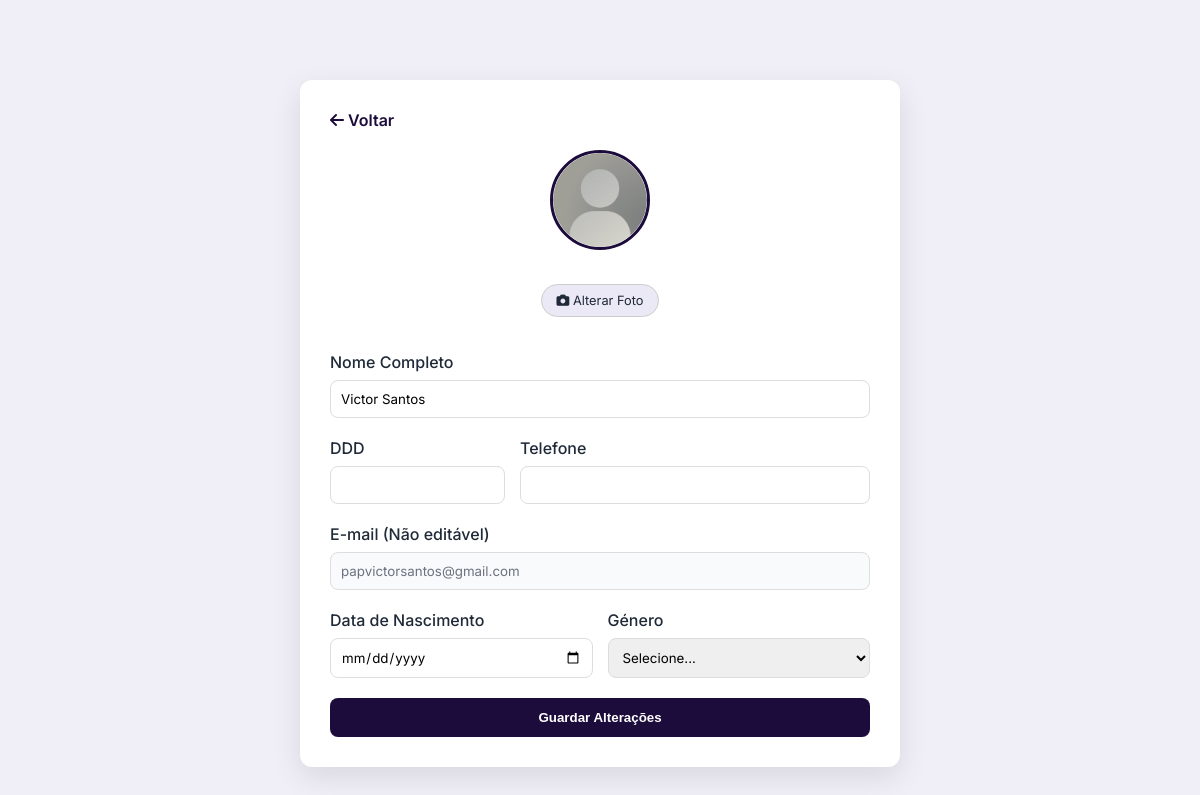
The app's page /editar_perfil.php (signed in) with its own data.
### tables this page shows
CREATE TABLE `user` (
  `id_user` int(11) NOT NULL AUTO_INCREMENT,
  `nome` varchar(100) NOT NULL,
  `email` varchar(150) NOT NULL,
  `password_hash` varchar(255) NOT NULL,
  `data_registo` datetime NOT NULL DEFAULT current_timestamp(),
  `tipo_plano` varchar(50) DEFAULT 'gratuito',
  `data_expiracao_plano` date DEFAULT NULL,
  `ddd` varchar(3) DEFAULT NULL,
  `telefone` varchar(9) DEFAULT NULL,
  `data_nascimento` date DEFAULT NULL,
  `genero` enum('Masculino','Feminino','Outro') DEFAULT NULL,
  `tipo_usuario` varchar(20) DEFAULT 'Usuario',
  `foto` varchar(255) DEFAULT NULL,
  `usercol` varchar(45) DEFAULT 'assets/fotos/default-user.png',
  `day_streak` int(11) DEFAULT 0,
  `league` enum('Renegado','Viking','Huscarl','Jarl','Berserker','Ragnarok') DEFAULT 'Renegado',
  `username` varchar(50) DEFAULT NULL,
  `tfa_secret` varchar(255) DEFAULT NULL,
  `tfa_backup_codes` text DEFAULT NULL,
  `stripe_customer_id` varchar(150) DEFAULT NULL,
  PRIMARY KEY (`id_user`),
  UNIQUE KEY `user_email_unique` (`email`),
  UNIQUE KEY `username` (`username`),
  UNIQUE KEY `user_username_unique` (`username`)
);

### editar_perfil.php (the view, shortened to what this page needs)
<?php
require "ligacao.php";
$id_user = $_SESSION['user_id'];
$sql = "SELECT * FROM user WHERE id_user = ?";
$stmt = $conn->prepare($sql);
$stmt->bind_param("i", $id_user);
$stmt->execute();
$result = $stmt->get_result();
$user = $result->fetch_assoc();
?>
<!DOCTYPE html>
<html lang="pt-PT">
<head>
    <link rel="stylesheet" href="css/global.css">
    <link rel="stylesheet" href="css/dashboard.css">
    <link rel="stylesheet" href="css/perfil.css">
    <link rel="stylesheet" href="https://cdnjs.cloudflare.com/ajax/libs/font-awesome/6.5.2/css/all.min.css">
    <link rel="stylesheet" href="css/editar_perfil.css">
</head>
<body>
    <main class="main-content" style="padding-top: 40px;">
        <div class="edit-container">
            <a href="configuracoes.php" class="back-link"><i class="fas fa-arrow-left"></i> Voltar</a>
            <div class="header-edit">
                <?php $fotoDisplay = (!empty($user['foto']) && file_exists($user['foto'])) ? $user['foto'] : 'assets/fotos/default-user.png'; ?>
                <img src="<?php echo htmlspecialchars($fotoDisplay); ?>" alt="Foto Atual"
                    onclick="document.getElementById('foto').click()">
                <br>
                <div style="margin-top: 10px;">
                    <span class="btn-upload" onclick="document.getElementById('foto').click()"><i
                            class="fas fa-camera"></i> Alterar Foto</span>
                </div>
            </div>
            <form method="POST" enctype="multipart/form-data">
                <div class="form-group">
                    <label>Nome Completo</label>
                    <input type="text" name="nome" value="<?php echo htmlspecialchars($user['nome']); ?>" required>
                </div>
                <div style="display: flex; gap: 15px;">
                    <div class="form-group" style="flex: 1;">
                        <label>DDD</label>
                        <input type="text" name="ddd" value="<?php echo htmlspecialchars($user['ddd'] ?? ''); ?>">
                    </div>
                    <div class="form-group" style="flex: 2;">
                        <label>Telefone</label>
                        <input type="text" name="telefone"
                            value="<?php echo htmlspecialchars($user['telefone'] ?? ''); ?>">
                    </div>
                </div>
                <div class="form-group">
                    <label>E-mail (Não editável)</label>
                    <input type="email" value="<?php echo htmlspecialchars($user['email']); ?>" disabled
                        style="background: #f9fafb; color: #6b7280;">
                </div>
                <div style="display: flex; gap: 15px;">
                    <div class="form-group" style="flex: 1;">
                        <label>Data de Nascimento</label>
                        <input type="date" name="data_nascimento"
                            value="<?php echo htmlspecialchars($user['data_nascimento'] ?? ''); ?>">
                    </div>
                    <div class="form-group" style="flex: 1;">
                        <label>Género</label>
                        <select name="genero">
                            <option value="">Selecione...</option>
                        </select>
                    </div>
                </div>
                <button type="submit" class="btn-save">Guardar Alterações</button>
            </form>
        </div>
    </main>
</body>
</html>

### css/global.css (style rules this page uses)
:root { --cor-fundo: #f0eff8; --cor-primaria: #ffffff; --cor-secundaria: #ece9f7; --cor-destaque: #1c0c3b; --cor-destaque-escuro: #1c0c3b; --cor-intermedia: #c4b5fd; --cor-texto: #1f2937; --cor-texto-claro: #f8f7ff; --cor-amarela: #ffd700; --fonte-texto: "Inter", sans-serif; --fonte-titulo: "Syne", sans-serif; --cor-glass: rgba(255, 255, 255, 0.72); --sombra-card: 0 2px 16px rgba(28, 12, 59, 0.09); --cor-acento: #7c5cbf; --primary-color: var(--cor-intermedia); --primary-dark: var(--cor-destaque); --bg-dark: var(--cor-fundo); --bg-card: var(--cor-primaria); --text-light: var(--cor-texto); --text-gray: #6b7280; --border-color: var(--cor-secundaria); --cor-destaque-claro: rgba(196, 181, 253, 0.15); }
* { box-sizing: border-box; }
body { font-family: var(--fonte-texto); background: var(--cor-fundo); color: var(--cor-texto); margin: 0; padding: 0 0 110px 0; min-height: 100vh; }
main { padding: 20px 16px; max-width: 1200px; margin: 0 auto; }

### css/dashboard.css (style rules this page uses)
main { padding: 20px 16px; }

### css/editar_perfil.css (style rules this page uses)
.edit-container { max-width: 600px; margin: 40px auto; background: #fff; padding: 30px; border-radius: 12px; box-shadow: 0 10px 30px rgba(0, 0, 0, 0.1); }
.form-group label { display: block; margin-bottom: 8px; font-weight: 500; color: var(--cor-texto); }
.form-group input, .form-group select { width: 100%; padding: 10px; border: 1px solid #ddd; border-radius: 8px; margin-bottom: 20px; font-family: inherit; }
.header-edit { text-align: center; margin-bottom: 30px; }
.header-edit img { width: 100px; height: 100px; border-radius: 50%; object-fit: cover; margin-bottom: 15px; border: 3px solid var(--cor-destaque); cursor: pointer; }
.btn-upload { background: var(--cor-secundaria); color: var(--cor-texto); padding: 8px 15px; border-radius: 20px; font-size: 0.8rem; cursor: pointer; display: inline-block; margin: 5px; border: 1px solid #ccc; transition: all 0.2s; }
.btn-save { width: 100%; padding: 12px; background: var(--cor-destaque); color: white; border: none; border-radius: 8px; font-weight: 600; cursor: pointer; transition: background 0.3s; }
.back-link { display: block; margin-bottom: 20px; color: var(--cor-destaque); text-decoration: none; font-weight: 600; }

### records on screen
user: foto (placeholder picture), nome "Victor Santos", email "papvictorsantos@gmail.com"
